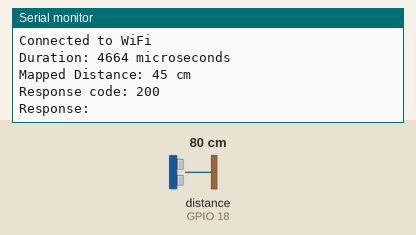
This sketch was run on a simulated ESP32. Parts: the last lines printed to the serial monitor. Wiring (inferred from the names in the program): ultrasonic range finder: trigger GPIO 5; echo GPIO 18. The inputs (shaded band) are chosen by the test bench; at power-on: distance to the obstacle (sensor on GPIO 18) 80 cm. The echo pulse lasts 58.3 µs per cm; WiFi joins after 1.5 s; servers stay silent unless stated; uploads are accepted with an empty reply.

Above: at 2.7 s.
2.8 s: distance to the obstacle (sensor on GPIO 18) set to 2 cm
At 2.87 s:
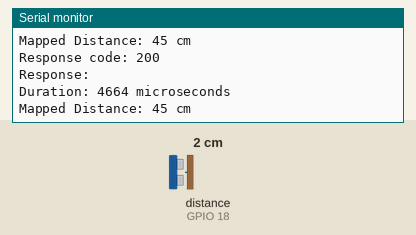
4.5 s: distance to the obstacle (sensor on GPIO 18) set to 4 cm
At 6.1 s:
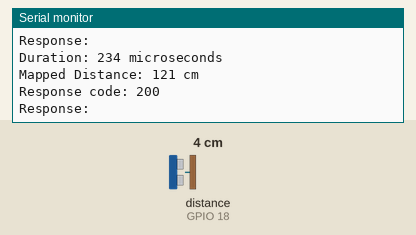
Timing chart, 0 to 7.6 s (numbered marks = the images above; inputs shaded):
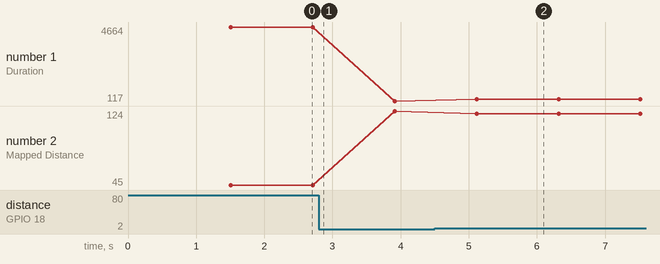

The sketch:

klampisan_atas.ino
```cpp
#include <WiFi.h>
#include <HTTPClient.h>

const int trigPin = 5; // Pin Trig
const int echoPin = 18; // Pin Echo

// Ganti dengan kredensial WiFi Anda
const char* ssid = "PDAM";
const char* password = "12345678";

// URL endpoint
const char* serverName = "http://103.163.103.117:980/coba";

// Nama perangkat
const char* deviceName = "klampisan_atas"; // Nama perangkat yang akan dikirim

// Waktu untuk restart (1 jam dalam milidetik)
const unsigned long restartInterval = 3600000; // 1 jam = 3600000 ms
unsigned long previousMillisRestart = 0; // Waktu sebelumnya untuk restart

const long maxDistance = 125; // Jarak maksimal dalam cm

void setup() {
  // Inisialisasi Serial Monitor
  Serial.begin(115200);

  // Mengatur pin Trig sebagai output
  pinMode(trigPin, OUTPUT);
  // Mengatur pin Echo sebagai input
  pinMode(echoPin, INPUT);

  // Menghubungkan ke WiFi
  WiFi.begin(ssid, password);
  Serial.print("Connecting to WiFi");
  while (WiFi.status() != WL_CONNECTED) {
    delay(500);
    Serial.print(".");
  }
  Serial.println();
  Serial.println("Connected to WiFi");
}

void loop() {
  // Mengambil waktu saat ini
  unsigned long currentMillis = millis();

  // Mengirimkan pulse 10us ke pin Trig
  digitalWrite(trigPin, LOW);
  delayMicroseconds(2);
  digitalWrite(trigPin, HIGH);
  delayMicroseconds(10);
  digitalWrite(trigPin, LOW);

  // Membaca durasi pulse pada pin Echo
  long duration = pulseIn(echoPin, HIGH);

  // Menampilkan durasi pulse untuk debugging
  Serial.print("Duration: ");
  Serial.print(duration);
  Serial.println(" microseconds");

  // Menghitung jarak dalam cm
  if (duration > 0) {
    long distance = (duration / 2) / 29.1;

    // Batasi jarak maksimal hingga 250 cm
    if (distance > maxDistance) {
      distance = maxDistance;
    }

    // Membalikkan jarak: semakin dekat objek, semakin besar nilainya
    long mappedDistance = map(distance, 0, maxDistance, maxDistance, 0);

    Serial.print("Mapped Distance: ");
    Serial.print(mappedDistance);
    Serial.println(" cm");

    // Jika terhubung ke WiFi, kirim data jarak ke server
    if (WiFi.status() == WL_CONNECTED) {
      HTTPClient http;

      // Membuat URL dengan parameter jarak yang sudah dipetakan dan nama perangkat
      String url = String(serverName) + "?device=" + String(deviceName) + "&distance=" + String(mappedDistance);
      http.begin(url);

      // Melakukan HTTP GET request
      int httpResponseCode = http.GET();

      // Mengecek apakah request berhasil
      if (httpResponseCode > 0) {
        String response = http.getString();
        Serial.println("Response code: " + String(httpResponseCode));
        Serial.println("Response: " + response);
      } else {
        Serial.println("Error in HTTP request: " + String(httpResponseCode));
      }

      http.end(); // Menutup koneksi
    } else {
      Serial.println("Error in WiFi connection");
    }
  } else {
    Serial.println("No pulse detected.");
  }

  // Cek apakah waktu 1 jam sudah berlalu untuk restart
  if (currentMillis - previousMillisRestart >= restartInterval) {
    Serial.println("Restarting system after 1 hour...");
    delay(1000); // Tunggu 1 detik sebelum restart
    ESP.restart(); // Restart ESP32
  }

  // Menunggu 1 detik sebelum pembacaan berikutnya
  delay(1000);
}
```

Measured:
- after the input at 4.5 s, the serial monitor: prints a new line after 0.62 s (image 2)
- plotted number 1: 4664 → 117 after the input at 2.8 s, 117 → 234 after the input at 4.5 s
- plotted number 2: 45 → 124 after the input at 2.8 s, 124 → 121 after the input at 4.5 s
